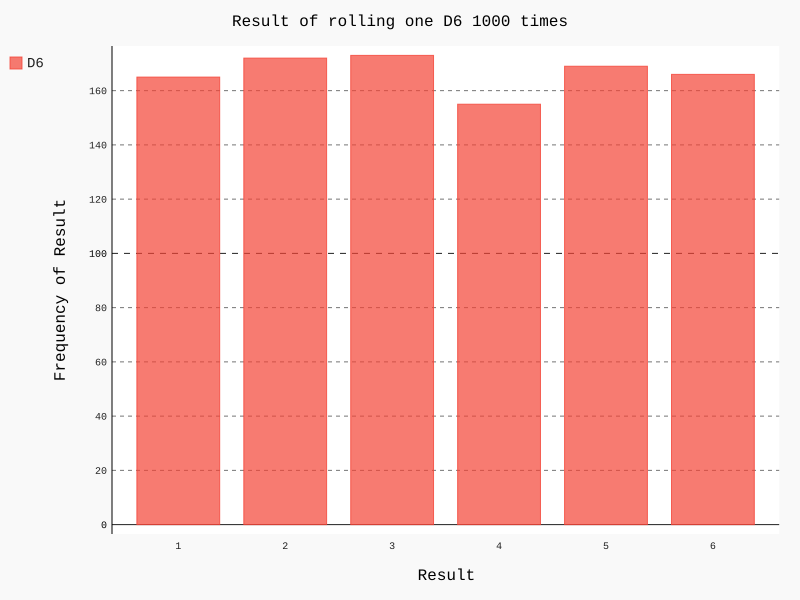

Reproduce this figure in Python.
import pygal
from die import Die

die = Die()

results = []
for roll_num in range(1000):
    result = die.roll()
    results.append(result)

frequencies = []
for value in range(1, die.num_sides+1):
    frequency = results.count(value)
    frequencies.append(frequency)

hist = pygal.Bar()

hist.title = "Result of rolling one D6 1000 times"
hist.x_labels = ['1', '2', '3', '4', '5', '6']
hist.x_title = "Result"
hist.y_title = "Frequency of Result"

hist.add("D6", frequencies)
hist.render_to_file('die_visual.svg')
